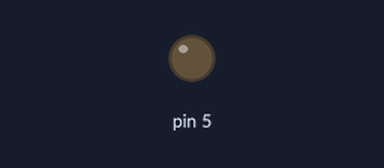
Simulated run of this sketch. Board: Arduino Uno, built with avr-gcc and run on an emulated ATmega328P. Shown: output pins drawn as LEDs (lit = HIGH).

Above: at 0.15 s.
Timing chart, 0 to 1.6 s (numbered marks = the images above):
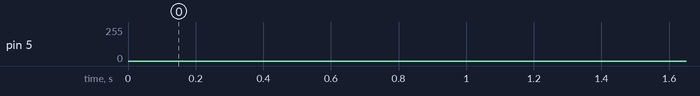

The sketch:

digital_analog.ino
```cpp
void setup() {
  // put your setup code here, to run once:

}

void loop() {
  // put your main code here, to run repeatedly:
  while(1){
    for(int i = 0; i<255; i++){
      delay(1);
      analogWrite(5,i);
    }
    for(int k = 255; k>0; k--){
      delay(1);
      analogWrite(5,k);
     }
  }
}
```
